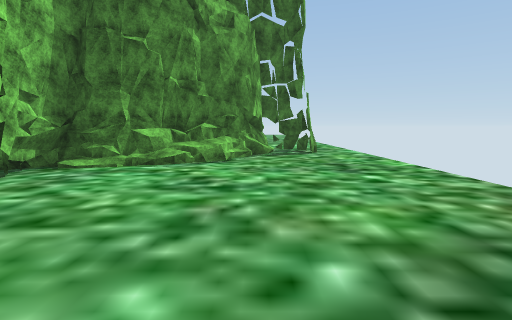
view 1 (above)

23 first-person views from a walk through a 3-D level made in the Unity game engine. The camera is 1.3 m above the floor, tilts 6° down and sees 80° across. The floor is counted in squares, 2 m on a side. Each view is taken from the middle of a square. On the plan, view 1 faces up. The plan holds only what a view shows up to about 10 squares ahead; the rest is blank. The place goes on beyond the plan. Some animated figures are not drawn. Some surface patterns are stand-ins.

view 2
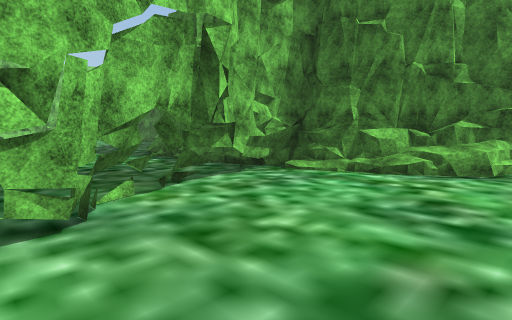

view 3
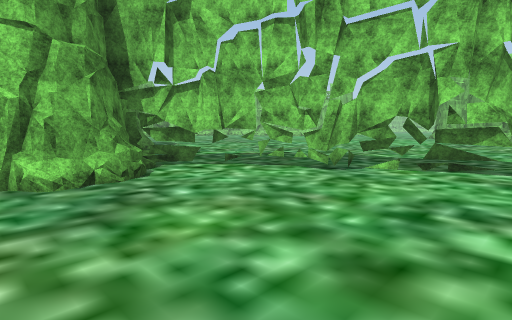

view 4
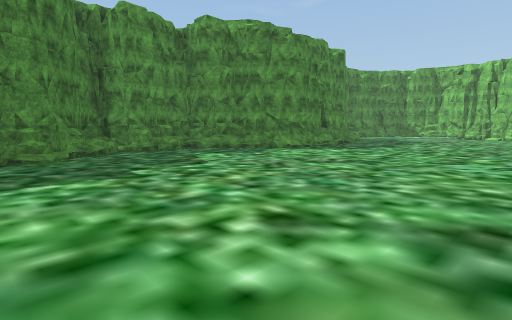

view 5
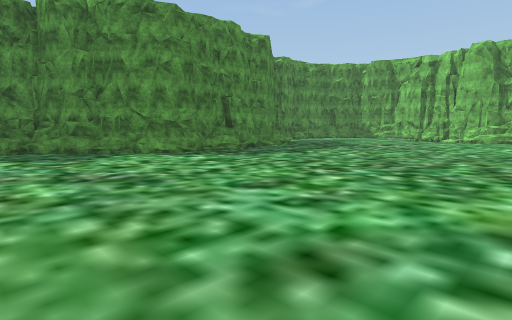

view 6
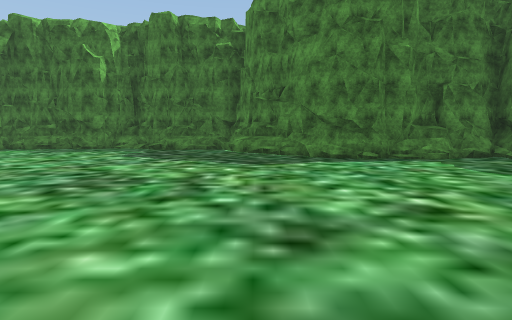

view 7
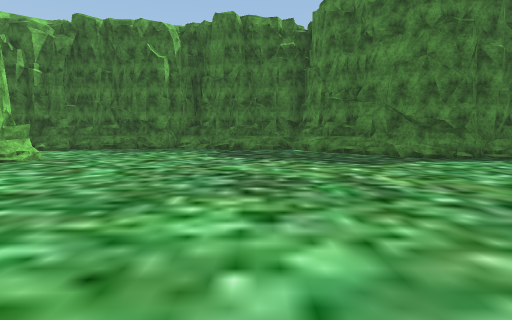

view 8
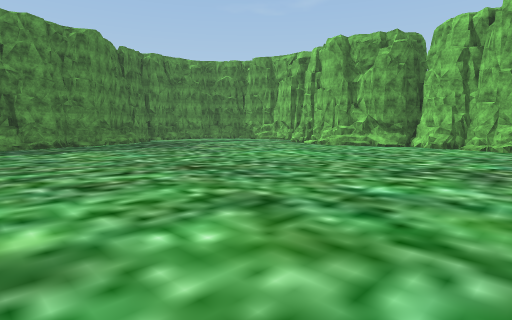

view 9
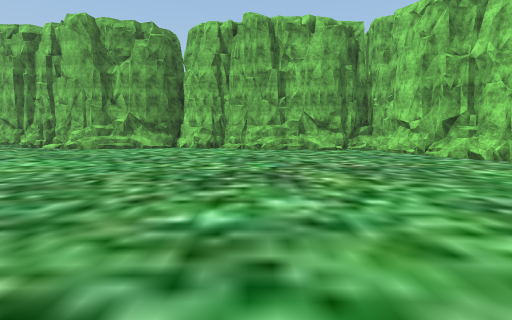

view 10
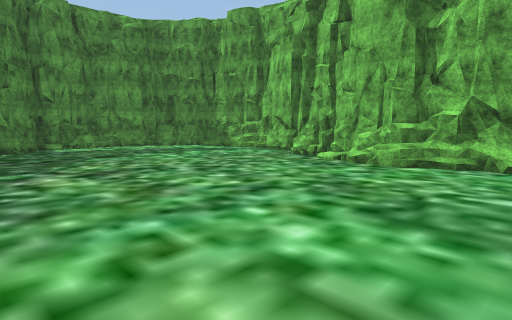

view 11
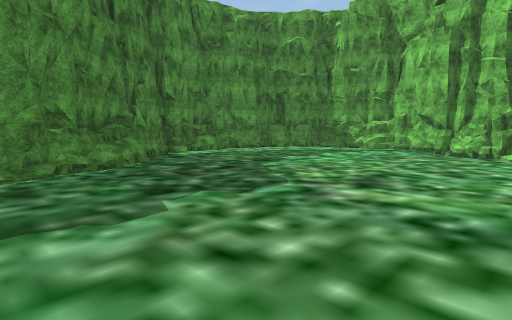

view 12
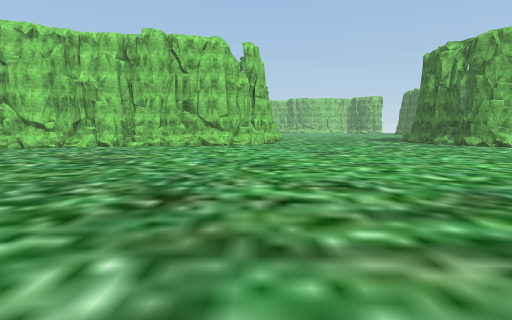

view 13
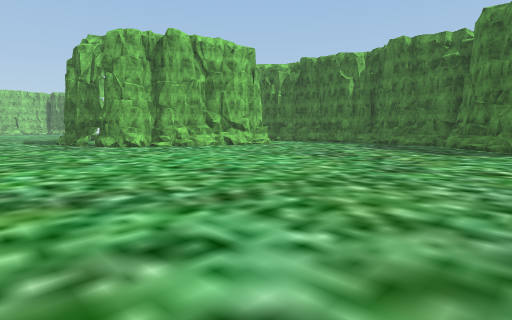

view 14
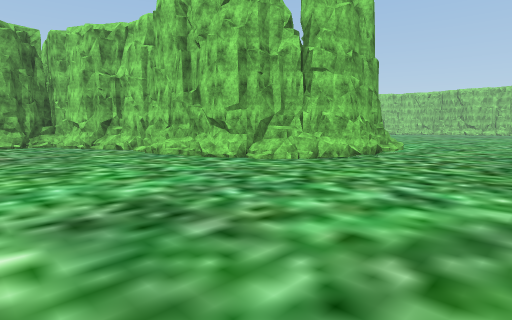

view 15
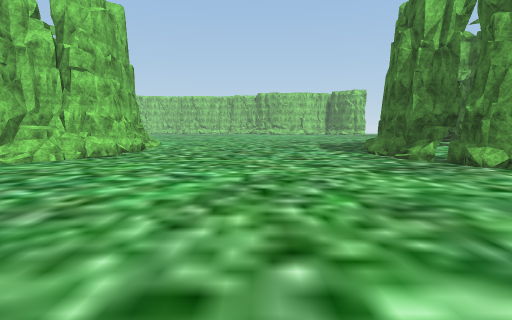

view 16
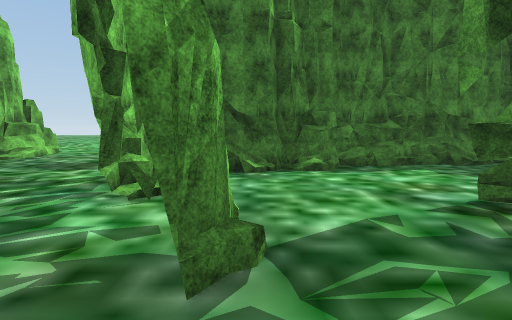

view 17
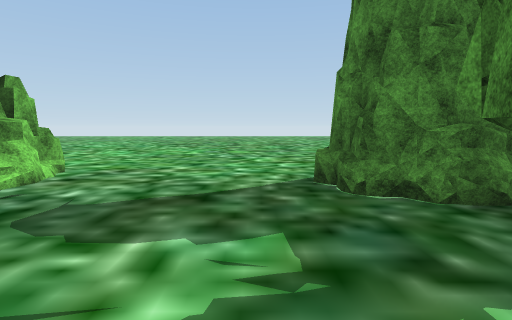

view 18
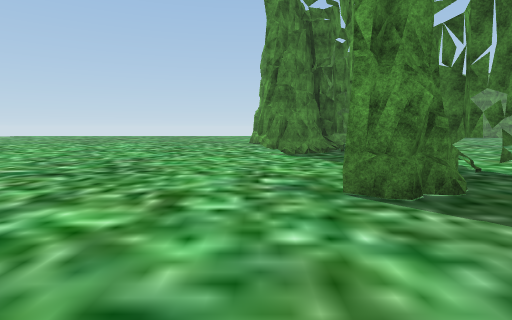

view 19
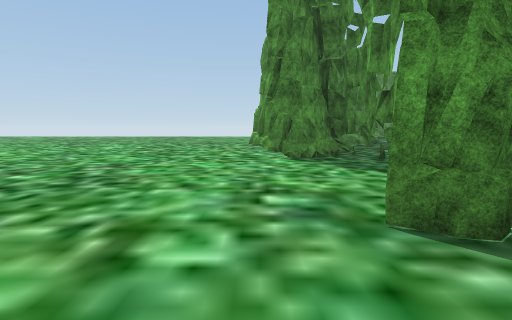

view 20
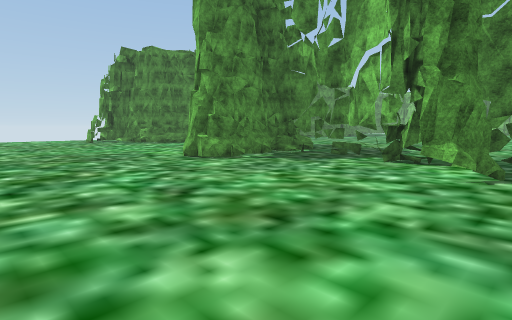

view 21
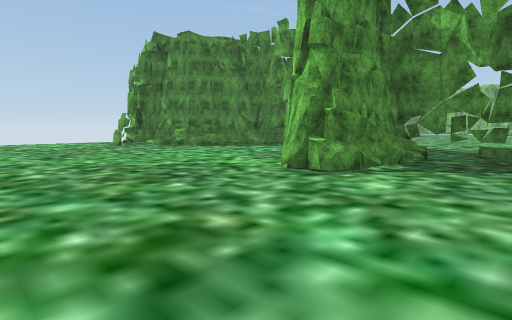

view 22
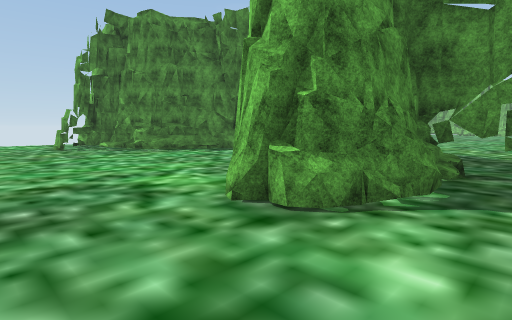

view 23
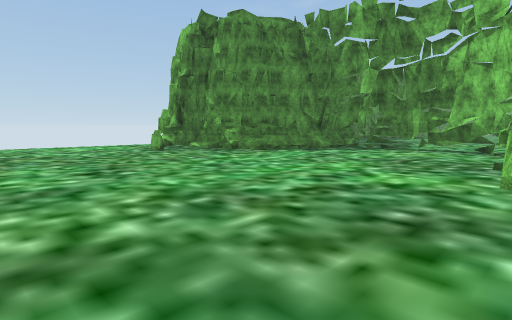

### Floor plan
Key: @ floor where view 1 was taken; # wall or solid block; x gap in a wall; . floor; / step, stairs or slope; = window, fence, low wall or low ledge; T thing the floor can be seen under or through.
Columns run from 25 left of view 1 to 2 right of it. Each row starts with its distance up from view 1.
 14 ......................
 13 ............................
 12  ...........................
 11  ...........................
 10   ..............#.......##..
  9   #...#....T...##........##.
  8   #...####TTTTTT ..... ####.
  7    ....##....TTT#.....####..
  6    ...#.........##....###...
  5     ../..........#######....
  4      ..#.#............T.....
  3       ... ............T.....
  2        .  ............TT....
  1           .............T....
  0          ..............TT@##
 -1      .##................=T
 -2   .#x##..................#
 -3   ......................=#
 -4   ......................##
 -5   .....................##
 -6 .......................#
 -7 ......................##
 -8 ..=##.................##
 -9      ##................#
-10       ##...............#
-11        #...............##
-12        #...............###
-13        #.................#
-14        #.................#
-15        ##................#
-16         #................#
-17         ####............##
-18          ############.###
-19                     ###

Where each view was taken, in squares from view 1:
view 1: 0 up, 0 right, facing up
view 2: 1 up, 0 right, facing up-left
view 3: 4 up, 2 right, facing down-left
view 4: 2 up, 9 left, facing down-right
view 5: 2 down, 10 left, facing down-right
view 6: 2 down, 9 left, facing up
view 7: 2 down, 11 left, facing up
view 8: 7 down, 14 left, facing down-right
view 9: 8 down, 13 left, facing down
view 10: 12 down, 10 left, facing down-right
view 11: 10 down, 7 left, facing down-right
view 12: 9 down, 7 left, facing left
view 13: 5 down, 7 left, facing up-left
view 14: 5 down, 14 left, facing down-left
view 15: 5 down, 13 left, facing left
view 16: 2 up, 18 left, facing up
view 17: 5 up, 20 left, facing up
view 18: 10 up, 22 left, facing right
view 19: 10 up, 21 left, facing right
view 20: 14 up, 15 left, facing down-right
view 21: 14 up, 12 left, facing down-right
view 22: 12 up, 11 left, facing down-right
view 23: 14 up, 9 left, facing down-right
